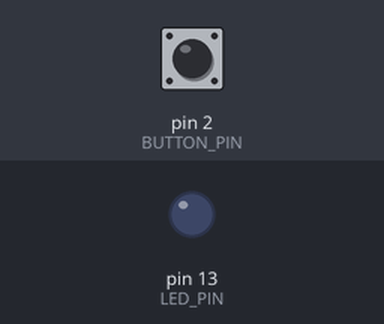
The sketch below on a simulated Arduino Uno, built with avr-gcc and run on an emulated ATmega328P. On the bench: output pins drawn as LEDs (lit = HIGH). The inputs (shaded band) are chosen by the test bench; at power-on: pin 2 (BUTTON_PIN) HIGH.

Above: at 1.2 s.
1.3 s: pin 2 (BUTTON_PIN) pulled LOW for 0.15 s
At 2.1 s:
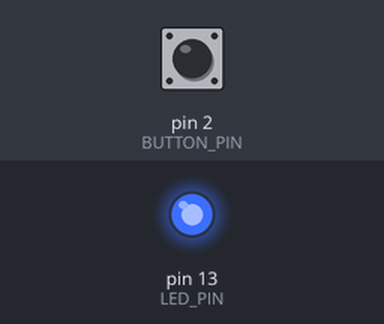
2.9 s: pin 2 (BUTTON_PIN) pulled LOW for 1 s
At 3.3 s:
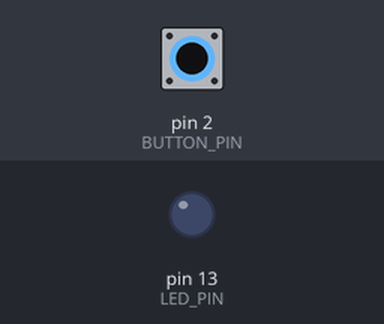
5.4 s: pin 2 (BUTTON_PIN) pulled LOW for 3.2 s
At 6.4 s:
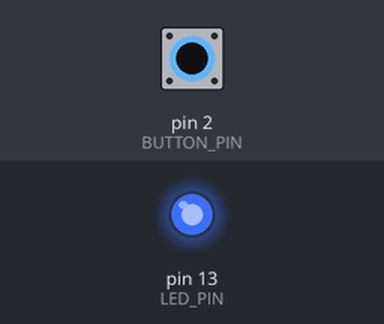
Timing chart, 0 to 8.4 s (numbered marks = the images above; inputs shaded):
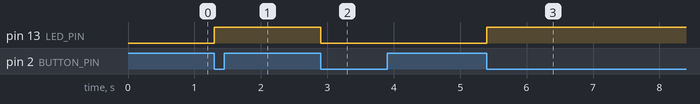

Measured:
- after the input at 1.3 s, pin 13 (LED_PIN): LOW → HIGH at once
- after the input at 2.9 s, pin 13 (LED_PIN): HIGH → LOW at once
- after the input at 5.4 s, pin 13 (LED_PIN): LOW → HIGH at once

The sketch:

sketch.ino
```cpp
// Toggle LED on each button press
// Arduino UNO

#define LED_PIN 13
#define BUTTON_PIN 2

int ledState = LOW;
int lastButtonState = HIGH;

void setup()
{
    pinMode(LED_PIN, OUTPUT);
    pinMode(BUTTON_PIN, INPUT_PULLUP);  // Internal pull-up
}

void loop()
{
    int currentButtonState = digitalRead(BUTTON_PIN);

    // Detect button press (HIGH → LOW transition)
    if (lastButtonState == HIGH && currentButtonState == LOW)
    {
        ledState = !ledState;                 // Toggle LED state
        digitalWrite(LED_PIN, ledState);
        delay(200);                           // Debounce delay
    }

    lastButtonState = currentButtonState;
}
```
